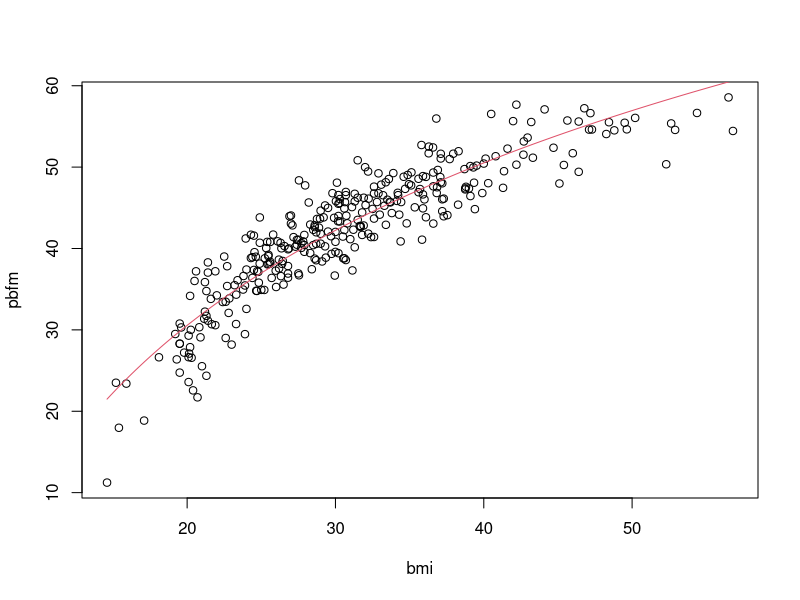
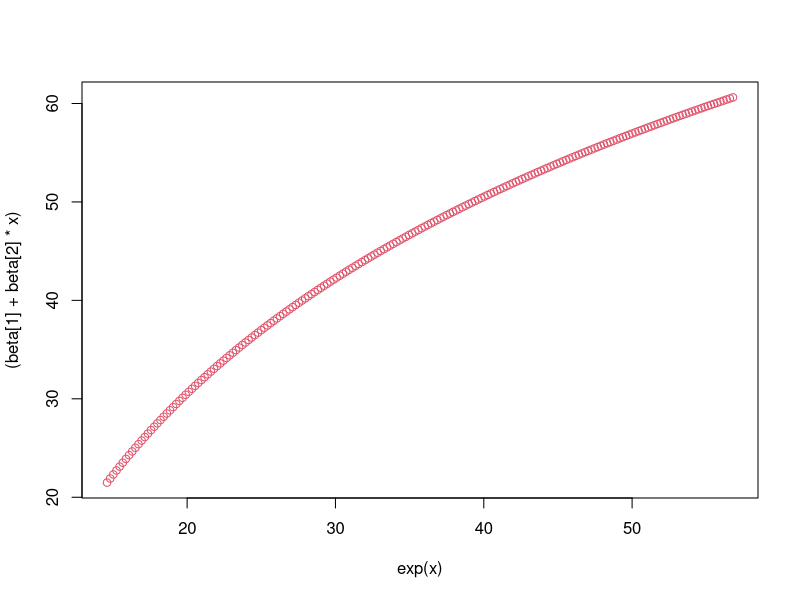

These figures' R source, in order:
res_bodyfat <- read.csv("res_bodyfat/res_bodyfat.csv")
attach(res_bodyfat)



fit.log <- lm(pbfm ~ log(bmi))
print(summary(fit.log))
beta = coef(fit.log)

x = log(seq(min(bmi), max(bmi), length = 200))
plot(bmi, pbfm)
lines(exp(x),( beta[1] + beta[2]* x), col = 2) 


plot(exp(x),( beta[1] + beta[2]* x), col = 2)
